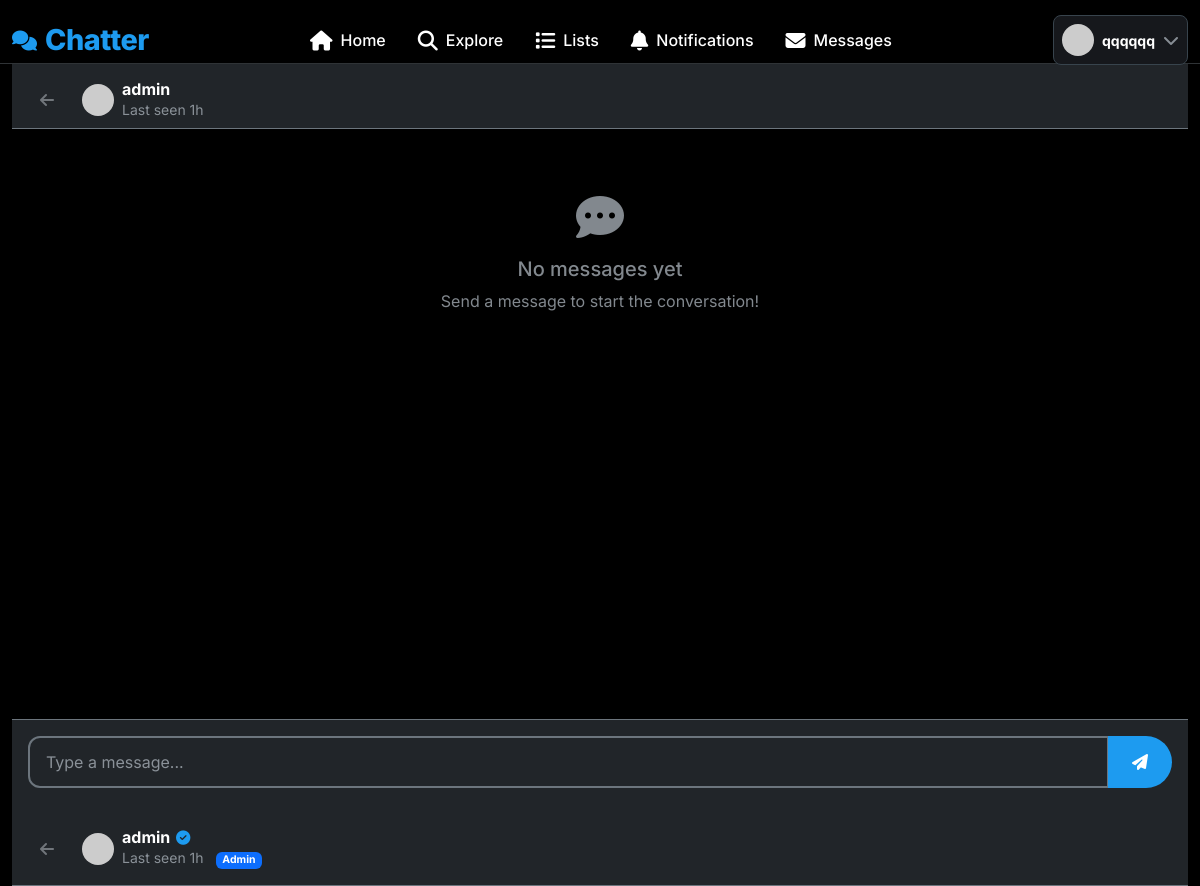
/messages/1 (signed in), run on the app's committed database.
### app.py (models this page shows, shortened)
class User(UserMixin, db.Model):
    id = db.Column(db.Integer, primary_key=True)
    username = db.Column(db.String(80), unique=True, nullable=False, index=True)
    email = db.Column(db.String(120), unique=True, nullable=False, index=True)
    password_hash = db.Column(db.String(200), nullable=False)
    bio = db.Column(db.String(500))
    location = db.Column(db.String(100))
    website = db.Column(db.String(200))
    profile_picture = db.Column(db.String(200), default='default.jpg')
    cover_picture = db.Column(db.String(200), default='default_cover.jpg')
    is_admin = db.Column(db.Boolean, default=False)
    created_at = db.Column(db.DateTime, default=datetime.utcnow)
    is_online = db.Column(db.Boolean, default=False)
    last_seen = db.Column(db.DateTime, default=datetime.utcnow)
    is_verified = db.Column(db.Boolean, default=False)
    posts = db.relationship('Post', backref='author', lazy='dynamic', cascade='all, delete-orphan')
    likes = db.relationship('Like', backref='user', lazy='dynamic', cascade='all, delete-orphan')
    comments = db.relationship('Comment', backref='author', lazy='dynamic', cascade='all, delete-orphan')
    notifications = db.relationship('Notification', backref='user', lazy='dynamic', cascade='all, delete-orphan')
    sent_messages = db.relationship('Message', foreign_keys='Message.sender_id', backref='sender', lazy='dynamic')
    received_messages = db.relationship('Message', foreign_keys='Message.receiver_id', backref='receiver', lazy='dynamic')
    bookmarks = db.relationship('Bookmark', backref='user', lazy='dynamic', cascade='all, delete-orphan')
    reports_made = db.relationship('Report', foreign_keys='Report.reporter_id', backref='reporter', lazy='dynamic')
    reports_received = db.relationship('Report', foreign_keys='Report.reported_id', backref='reported', lazy='dynamic')
    pinned_posts = db.relationship('PinnedPost', backref='user', lazy='dynamic', cascade='all, delete-orphan')
    created_lists = db.relationship('UserList', backref='creator', lazy='dynamic', cascade='all, delete-orphan')
    list_subscriptions = db.relationship('ListSubscriber', backref='subscriber', lazy='dynamic', cascade='all, delete-orphan')
    list_memberships = db.relationship('ListMember', backref='member', lazy='dynamic', cascade='all, delete-orphan')
    followed = db.relationship(
        'User', secondary=followers,
        primaryjoin=(followers.c.follower_id == id),
        secondaryjoin=(followers.c.followed_id == id),
        backref=db.backref('followers', lazy='dynamic'), lazy='dynamic')
    blocked = db.relationship(
        'User', secondary=blocked_users,
        primaryjoin=(blocked_users.c.blocker_id == id),
        secondaryjoin=(blocked_users.c.blocked_id == id),
        backref=db.backref('blocked_by', lazy='dynamic'), lazy='dynamic')
    def has_blocked(self, user):
        return self.blocked.filter(blocked_users.c.blocked_id == user.id).count() > 0
    def can_interact_with(self, user):
        return not self.has_blocked(user) and not user.has_blocked(self)
    def get_unread_message_count(self):
        return Message.query.filter_by(receiver_id=self.id, is_read=False).count()
    def get_unread_notification_count(self):
        return Notification.query.filter_by(user_id=self.id, is_read=False).count()

### app.py (the view, shortened to what this page needs)
@app.route('/messages/<int:user_id>', methods=['GET', 'POST'])
@login_required
def conversation(user_id):
    user = User.query.get_or_404(user_id)
    if not current_user.can_interact_with(user):
        flash('You cannot message this user.', 'danger')
        return redirect(url_for('messages'))
    messages = Message.query.filter(
        or_(
            (Message.sender_id == current_user.id) & (Message.receiver_id == user.id),
            (Message.sender_id == user.id) & (Message.receiver_id == current_user.id)
        )
    ).order_by(Message.created_at).all()
    for msg in messages:
        if msg.receiver_id == current_user.id and not msg.is_read:
            msg.is_read = True
    db.session.commit()
    return render_template('conversation.html', user=user, messages=messages)

### templates/conversation.html (shortened to what this page needs)
{% extends "base.html" %}
{% block content %}
<div class="row h-100">
    <div class="col-12 d-flex flex-column" style="height: calc(100vh - 60px);">
        <div class="sticky-top bg-dark pt-3 pb-2 border-bottom border-secondary">
            <div class="d-flex align-items-center px-3">
                <a href="{{ url_for('messages') }}" class="btn action-btn me-3">
                    <i class="fas fa-arrow-left"></i>
                </a>
                <img src="{{ url_for('static', filename='uploads/profiles/' + user.profile_picture) }}"
                     class="avatar-sm me-2" onerror="this.src='https://via.placeholder.com/32'">
                <div class="flex-grow-1">
                    <h6 class="fw-bold mb-0">{{ user.username }}</h6>
                    <div class="text-muted small">
                        {% if user.is_online %}
                        <span class="text-success">● Online</span>
                        {% else %}
                        <span>Last seen {{ user.last_seen|time_ago }}</span>
                        {% endif %}
                    </div>
                </div>
            </div>
        </div>
        <div id="messagesContainer" class="flex-grow-1 p-3" style="overflow-y: auto;">
            {% for message in messages %}
            <div class="d-flex mb-3 {% if message.sender_id == current_user.id %}justify-content-end{% else %}justify-content-start{% endif %}">
                {% if message.sender_id != current_user.id %}
                <img src="{{ url_for('static', filename='uploads/profiles/' + user.profile_picture) }}"
                     class="avatar-sm me-2" onerror="this.src='https://via.placeholder.com/32'">
                {% endif %}
                <div class="{% if message.sender_id == current_user.id %}text-end{% endif %}">
                    <div class="message-bubble bg-{% if message.sender_id == current_user.id %}primary{% else %}secondary{% endif %} rounded-3 p-3"
                         style="max-width: 400px; word-wrap: break-word;">
                        {{ message.content }}
                    </div>
                    <div class="text-muted small mt-1">
                        {{ message.created_at.strftime('%H:%M') }}
                        {% if message.sender_id == current_user.id %}
                            {% if message.is_read %}
                            <i class="fas fa-check-double text-info ms-1" title="Read"></i>
                            {% else %}
                            <i class="fas fa-check text-muted ms-1" title="Sent"></i>
                            {% endif %}
                        {% endif %}
                    </div>
                </div>
                {% if message.sender_id == current_user.id %}
                <img src="{{ url_for('static', filename='uploads/profiles/' + current_user.profile_picture) }}"
                     class="avatar-sm ms-2" onerror="this.src='https://via.placeholder.com/32'">
                {% endif %}
            </div>
            {% else %}
            <div class="text-center py-5">
                <i class="fas fa-comment-dots fa-3x text-muted mb-3"></i>
                <h5 class="text-muted">No messages yet</h5>
                <p class="text-muted">Send a message to start the conversation!</p>
            </div>
            {% endfor %}
        </div>
        <div class="border-top border-secondary p-3 bg-dark">
            <form id="messageForm" method="POST">
                <div class="input-group">
                    <input type="text" id="messageInput" name="content"
                           class="form-control bg-dark text-light border-secondary"
                           placeholder="Type a message..." required
                           maxlength="1000">
                    <button type="submit" class="btn btn-primary" id="sendButton">
                        <i class="fas fa-paper-plane"></i>
                    </button>
                </div>
            </form>
        </div>
    </div>
</div>
<div class="sticky-top bg-dark pt-4 pb-3 border-bottom border-secondary">
    <div class="d-flex align-items-center px-3">
        <a href="{{ url_for('messages') }}" class="btn action-btn me-3">
            <i class="fas fa-arrow-left"></i>
        </a>
        <img src="{{ url_for('static', filename='uploads/profiles/' + user.profile_picture) }}"
             class="avatar-sm me-2" onerror="this.src='https://ui-avatars.com/api/?name={{ user.username }}&background=1d9bf0&color=fff'">
        <div class="flex-grow-1">
            <h6 class="fw-bold mb-0">
                {{ user.username }}
                {% if user.is_admin %}
                <i class="fas fa-check-circle verified-badge" title="Verified Admin"></i>
                {% endif %}
            </h6>
            <div class="text-muted small">
                {% if user.is_online %}
                <span class="text-success">● Online</span>
                {% else %}
                <span>Last seen {{ user.last_seen|time_ago }}</span>
                {% endif %}
                {% if user.is_admin %}
                <span class="badge bg-primary ms-2">Admin</span>
                {% endif %}
            </div>
        </div>
    </div>
</div>
{% endblock %}

### templates/base.html (shortened to what this page needs)
<!DOCTYPE html>
<html lang="en" data-bs-theme="dark">
<head>
    <link href="https://cdn.jsdelivr.net/npm/bootstrap@5.3.0/dist/css/bootstrap.min.css" rel="stylesheet">
    <link href="https://cdnjs.cloudflare.com/ajax/libs/font-awesome/6.4.0/css/all.min.css" rel="stylesheet">
</head>
<body>
    <nav class="top-nav">
        <div class="container-fluid">
            <div class="row align-items-center">
                <div class="col">
                    <div class="d-flex align-items-center justify-content-between">
                        <a href="{{ url_for('feed') if current_user.is_authenticated else url_for('login') }}" class="text-decoration-none">
                            <div class="d-flex align-items-center">
                                <i class="fas fa-comments fa-lg me-2" style="color: var(--primary-color);"></i>
                                <span class="logo">Chatter</span>
                            </div>
                        </a>
                        {% if current_user.is_authenticated %}
                        <div class="d-none d-md-flex align-items-center">
                            <a class="nav-link {% if request.endpoint == 'feed' %}active{% endif %}" href="{{ url_for('feed') }}">
                                <i class="fas fa-home fa-lg me-2"></i>
                                <span>Home</span>
                            </a>
                            <a class="nav-link {% if request.endpoint == 'search' %}active{% endif %}" href="{{ url_for('search') }}">
                                <i class="fas fa-search fa-lg me-2"></i>
                                <span>Explore</span>
                            </a>
                            <a class="nav-link {% if request.endpoint == 'lists' %}active{% endif %}" href="{{ url_for('lists') }}">
                                <i class="fas fa-list fa-lg me-2"></i>
                                <span>Lists</span>
                            </a>
                            <a class="nav-link {% if request.endpoint == 'notifications' %}active{% endif %}" href="{{ url_for('notifications') }}">
                                <i class="fas fa-bell fa-lg me-2"></i>
                                <span>Notifications</span>
                            </a>
                            <a class="nav-link {% if request.endpoint == 'messages' %}active{% endif %}" href="{{ url_for('messages') }}">
                                <i class="fas fa-envelope fa-lg me-2"></i>
                                <span>Messages</span>
                            </a>
                        </div>
                        {% endif %}
                        {% if current_user.is_authenticated %}
                        <div class="dropdown">
                            <button class="btn d-flex align-items-center text-decoration-none p-2 rounded-3"
                                    style="background: var(--card-color); border: 1px solid var(--border-light); color: var(--text-primary);"
                                    type="button" data-bs-toggle="dropdown">
                                <img src="{{ url_for('static', filename='uploads/profiles/' + current_user.profile_picture) }}"
                                     class="avatar-sm me-2"
                                     onerror="this.src='https://ui-avatars.com/api/?name={{ current_user.username }}&background=1d9bf0&color=fff'">
                                <span class="fw-bold small">{{ current_user.username }}</span>
                                <i class="fas fa-chevron-down text-muted ms-2"></i>
                            </button>
                        </div>
                        {% else %}
                        <div class="d-flex gap-2">
                            <a href="{{ url_for('login') }}" class="btn btn-outline-primary btn-sm">Login</a>
                            <a href="{{ url_for('signup') }}" class="btn btn-primary btn-sm">Sign Up</a>
                        </div>
                        {% endif %}
                    </div>
                </div>
            </div>
        </div>
    </nav>
    <div class="main-content">
        <div class="container-fluid">
            {% block content %}{% endblock %}
        </div>
    </div>
    <div id="toast-container" class="toast-container position-fixed top-0 end-0 p-3"></div>
</body>
</html>

### data on the page
User: username "qqqqqq"
User: username "admin", last_seen "1h"
